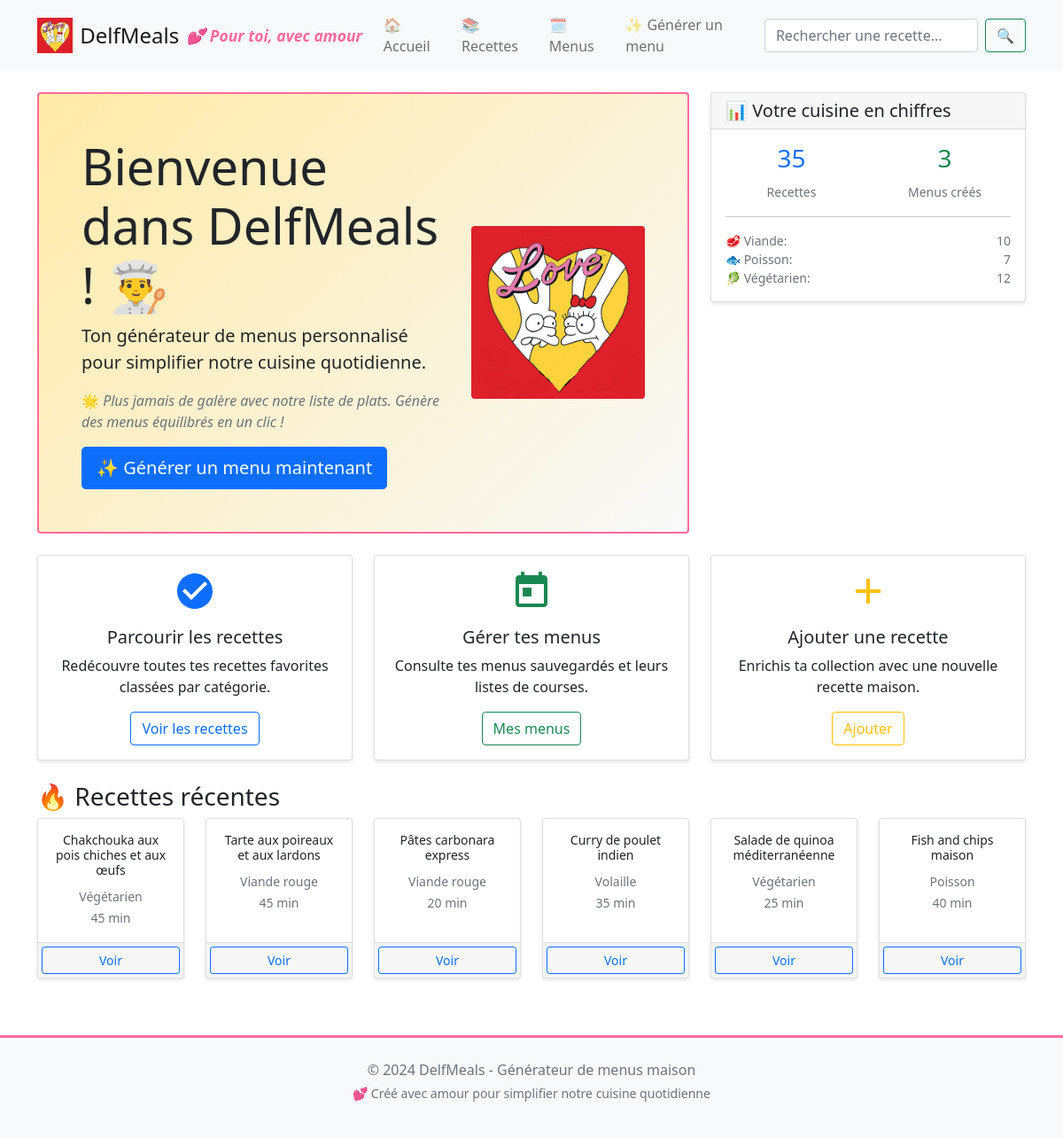
The page / on the database its author committed.
### models/database.py (models this page shows, shortened)
class Recette(db.Model):
    __tablename__ = 'recettes'
    id = db.Column(Integer, primary_key=True)
    nom = db.Column(String(200), nullable=False)
    type_plat = db.Column(String(50), nullable=False)
    origine = db.Column(String(100))
    categorie = db.Column(String(50), nullable=False)
    nb_personnes = db.Column(Integer, default=4)
    temps_preparation = db.Column(Integer, nullable=False)
    difficulte = db.Column(String(50), nullable=False)
    saisons = db.Column(Text)  # JSON stringifié
    preparation = db.Column(Text)  # JSON stringifié
    ingredients = db.Column(Text)  # JSON stringifié
    note = db.Column(Text)
    date_creation = db.Column(DateTime, default=datetime.utcnow)
    date_modification = db.Column(DateTime, default=datetime.utcnow, onupdate=datetime.utcnow)
    def to_dict(self):
        try:
            return {
                'Recette': self.nom,
                'Type de plat': self.type_plat,
                'Origine': self.origine,
                'Catégorie': self.categorie,
                'Nombre de personnes': self.nb_personnes,
                'Temps de préparation': self.temps_preparation,
                'Difficulté': self.difficulte,
                'Saison': json.loads(self.saisons) if self.saisons else [],
                'Préparation': json.loads(self.preparation) if self.preparation else [],
                'Ingrédients': json.loads(self.ingredients) if self.ingredients else [],
                'Note': self.note or ''
            }
        except (json.JSONDecodeError, Exception) as e:
            return {
                'Recette': self.nom,
                'Type de plat': self.type_plat,
                'Origine': self.origine,
                'Catégorie': self.categorie,
                'Nombre de personnes': self.nb_personnes,
                'Temps de préparation': self.temps_preparation,
                'Difficulté': self.difficulte,
                'Saison': [],
                'Préparation': [],
                'Ingrédients': [],
                'Note': self.note or ''
            }

### routes/main.py (the view)
@main.route('/')
def index():
    with DatabaseManager() as db:
        stats = db.get_statistiques()
        recettes_objets = db.get_all_recettes(as_dict=False)[:6]  # 6 dernières
        recettes_recentes = []
        for recette_obj in recettes_objets:
            recette_dict = recette_obj.to_dict()
            recette_dict['id'] = recette_obj.id  # Ajouter l'ID
            recettes_recentes.append(recette_dict)
        menus_recents = db.get_all_menus(limit=3)  # 3 derniers menus
    return render_template('index.html',
                         stats=stats,
                         recettes_recentes=recettes_recentes,
                         menus_recents=menus_recents)

### core/database_manager.py (called while the page is built)
    def __enter__(self):
        return self

    def __exit__(self, exc_type, exc_val, exc_tb):
        pass

    def get_all_recettes(self, as_dict=True):
        recettes = Recette.query.all()
        if as_dict:
            result = []
            for recette in recettes:
                recette_dict = recette.to_dict()
                recette_dict['id'] = recette.id
                result.append(recette_dict)
            return result
        else:
            return recettes

    def get_all_menus(self, limit=None, as_dict=True):
        query = Menu.query.order_by(Menu.date_creation.desc())
        if limit:
            query = query.limit(limit)
        menus = query.all()
        if as_dict:
            return menus
        else:
            return menus

    def get_statistiques(self):
        from collections import Counter
        nb_recettes = Recette.query.count()
        nb_menus = Menu.query.count()
        recettes = Recette.query.all()
        categories = Counter([r.categorie for r in recettes])
        difficultes = Counter([r.difficulte for r in recettes])
        origines = Counter([r.origine for r in recettes if r.origine])
        return {
            'nb_recettes': nb_recettes,
            'nb_menus': nb_menus,
            'categories': dict(categories),
            'difficultes': dict(difficultes),
            'origines': dict(origines)
        }

### routes/main.py (called while the page is built, shortened)
@main.app_template_global('format_temps')
def format_temps(minutes):
    if minutes < 60:
        return f"{minutes} min"

### templates/index.html (shortened to what this page needs)
{% extends "base.html" %}
{% block content %}
<div class="row">
    <div class="col-lg-8">
        <div class="jumbotron bg-light p-5 rounded mb-4">
            <div class="row align-items-center">
                <div class="col-md-8">
                    <h1 class="display-4">Bienvenue dans DelfMeals ! 👨‍🍳</h1>
                    <p class="lead">
                        Ton générateur de menus personnalisé pour simplifier notre cuisine quotidienne.
                    </p>
                    <p class="text-muted">
                        🌟 <em>Plus jamais de galère avec notre liste de plats. Génère des menus équilibrés en un clic !</em>
                    </p>
                    <a class="btn btn-primary btn-lg" href="{{ url_for('menus.generate_menu') }}">
                        ✨ Générer un menu maintenant
                    </a>
                </div>
                <div class="col-md-4 text-center">
                    <img src="{{ url_for('static', filename='images/binky-sheba.png') }}"
     alt="Cuisinons avec amour !" class="img-fluid rounded">
                </div>
            </div>
        </div>
    </div>
    <div class="col-lg-4">
        <div class="card">
            <div class="card-header">
                <h5 class="card-title mb-0">📊 Votre cuisine en chiffres</h5>
            </div>
            <div class="card-body">
                <div class="row text-center">
                    <div class="col-6">
                        <h3 class="text-primary">{{ stats.nb_recettes }}</h3>
                        <small class="text-muted">Recettes</small>
                    </div>
                    <div class="col-6">
                        <h3 class="text-success">{{ stats.nb_menus }}</h3>
                        <small class="text-muted">Menus créés</small>
                    </div>
                </div>
                <hr>
                <div class="small text-muted">
                    <div class="d-flex justify-content-between">
                        <span>🥩 Viande:</span>
                        <span>{{ stats.categories.get('Viande rouge', 0) + stats.categories.get('Volaille', 0) }}</span>
                    </div>
                    <div class="d-flex justify-content-between">
                        <span>🐟 Poisson:</span>
                        <span>{{ stats.categories.get('Poisson', 0) }}</span>
                    </div>
                    <div class="d-flex justify-content-between">
                        <span>🥬 Végétarien:</span>
                        <span>{{ stats.categories.get('Végétarien', 0) }}</span>
                    </div>
                </div>
            </div>
        </div>
    </div>
</div>
<div class="row mb-4">
    <div class="col-md-4">
        <div class="card h-100 text-center">
            <div class="card-body">
                <div class="text-primary mb-3">
                    <svg width="48" height="48" fill="currentColor">
                        <use href="#icon-recipe"/>
                    </svg>
                </div>
                <h5 class="card-title">Parcourir les recettes</h5>
                <p class="card-text">Redécouvre toutes tes recettes favorites classées par catégorie.</p>
                <a href="{{ url_for('recettes.list_recettes') }}" class="btn btn-outline-primary">
                    Voir les recettes
                </a>
            </div>
        </div>
    </div>
    <div class="col-md-4">
        <div class="card h-100 text-center">
            <div class="card-body">
                <div class="text-success mb-3">
                    <svg width="48" height="48" fill="currentColor">
                        <use href="#icon-calendar"/>
                    </svg>
                </div>
                <h5 class="card-title">Gérer tes menus</h5>
                <p class="card-text">Consulte tes menus sauvegardés et leurs listes de courses.</p>
                <a href="{{ url_for('menus.list_menus') }}" class="btn btn-outline-success">
                    Mes menus
                </a>
            </div>
        </div>
    </div>
    <div class="col-md-4">
        <div class="card h-100 text-center">
            <div class="card-body">
                <div class="text-warning mb-3">
                    <svg width="48" height="48" fill="currentColor">
                        <use href="#icon-plus"/>
                    </svg>
                </div>
                <h5 class="card-title">Ajouter une recette</h5>
                <p class="card-text">Enrichis ta collection avec une nouvelle recette maison.</p>
                <a href="{{ url_for('recettes.add_recette') }}" class="btn btn-outline-warning">
                    Ajouter
                </a>
            </div>
        </div>
    </div>
</div>
{% if recettes_recentes %}
<div class="row">
    <div class="col-12">
        <h3>🔥 Recettes récentes</h3>
        <div class="row">
            {% for recette in recettes_recentes %}
            <div class="col-md-4 col-lg-2 mb-3">
                <div class="card h-100">
                    <div class="card-body text-center">
                        <h6 class="card-title small">{{ recette['Recette'] }}</h6>
                        <small class="text-muted">
                            {{ recette['Catégorie'] }}<br>
                            {{ format_temps(recette['Temps de préparation']) }}
                        </small>
                    </div>
                    <div class="card-footer p-1">
                        <a href="{{ url_for('recettes.detail_recette', recette_id=recette.id) }}"
                           class="btn btn-sm btn-outline-primary w-100">
                            Voir
                        </a>
                    </div>
                </div>
            </div>
            {% endfor %}
        </div>
    </div>
</div>
{% endif %}
{% endblock %}

### templates/base.html (shortened to what this page needs)
<!DOCTYPE html>
<html lang="fr">
<head>
    <link rel="stylesheet" href="{{ url_for('static', filename='css/style.css') }}">
    <link href="https://cdn.jsdelivr.net/npm/bootstrap@5.1.3/dist/css/bootstrap.min.css" rel="stylesheet">
</head>
<body>
    <nav class="navbar navbar-expand-lg navbar-light bg-light">
        <div class="container">
            <a class="navbar-brand d-flex align-items-center" href="{{ url_for('main.index') }}">
                <img src="{{ url_for('static', filename='images/binky-sheba.png') }}"
                     alt="DelfMeals" height="40" class="me-2"
                     onerror="this.style.display='none'">
                <span class="h4 mb-0">DelfMeals</span>
                <small class="text-muted ms-2">💕 Pour toi, avec amour</small>
            </a>
            <div class="collapse navbar-collapse" id="navbarNav">
                <ul class="navbar-nav me-auto">
                    <li class="nav-item">
                        <a class="nav-link" href="{{ url_for('main.index') }}">🏠 Accueil</a>
                    </li>
                    <li class="nav-item">
                        <a class="nav-link" href="{{ url_for('recettes.list_recettes') }}">📚 Recettes</a>
                    </li>
                    <li class="nav-item">
                        <a class="nav-link" href="{{ url_for('menus.list_menus') }}">🗓️ Menus</a>
                    </li>
                    <li class="nav-item">
                        <a class="nav-link" href="{{ url_for('menus.generate_menu') }}">✨ Générer un menu</a>
                    </li>
                </ul>
                <form class="d-flex" method="GET" action="{{ url_for('main.search') }}">
                    <input class="form-control me-2" type="search" name="q"
                           placeholder="Rechercher une recette..." aria-label="Search">
                    <button class="btn btn-outline-success" type="submit">🔍</button>
                </form>
            </div>
        </div>
    </nav>
    <main class="container my-4">
        {% block content %}{% endblock %}
    </main>
    <footer class="bg-light mt-5 py-4">
        <div class="container text-center">
            <p class="text-muted mb-1">
                &copy; 2024 DelfMeals - Générateur de menus maison
            </p>
            <p class="text-muted small">
                💕 Créé avec amour pour simplifier notre cuisine quotidienne
            </p>
        </div>
    </footer>
</body>
</html>

### static/css/style.css (style rules this page uses)
:root { --primary-color: #0d6efd; --secondary-color: #6c757d; --success-color: #198754; --warning-color: #ffc107; --danger-color: #dc3545; --light-color: #f8f9fa; --dark-color: #212529; --accent-color: #ff6b9d; --warm-color: #ffeaa7; }
body { font-family: 'Arial', sans-serif; background-color: #fefefe; }
.navbar-brand { font-weight: bold; }
.navbar-brand small { color: var(--accent-color) !important; font-style: italic; }
.card { border: none; box-shadow: 0 2px 4px rgba(0,0,0,0.1); transition: transform 0.2s ease-in-out; }
.jumbotron { background: linear-gradient(135deg, var(--warm-color), var(--light-color)); border: 2px solid var(--accent-color); }
.btn-primary { background-color: var(--primary-color); border-color: var(--primary-color); }
.btn-outline-primary { color: var(--primary-color); border-color: var(--primary-color); }
footer { border-top: 3px solid var(--accent-color); }
.card-header { background-color: var(--light-color); border-bottom: 2px solid var(--accent-color); }
.card { animation: fadeInUp 0.6s ease-out; }

### rows shown on the page
Recette: Recette "Chakchouka aux pois chiches et aux œufs", Catégorie "Végétarien", format_temps "45 min"
Recette: Recette "Tarte aux poireaux et aux lardons", Catégorie "Viande rouge", format_temps "45 min"
Recette: Recette "Pâtes carbonara express", Catégorie "Viande rouge", format_temps "20 min"
Recette: Recette "Curry de poulet indien", Catégorie "Volaille", format_temps "35 min"
Recette: Recette "Salade de quinoa méditerranéenne", Catégorie "Végétarien", format_temps "25 min"
Recette: Recette "Fish and chips maison", Catégorie "Poisson", format_temps "40 min"

### other values the page prints
{{ stats.nb_recettes }} "35"
{{ stats.nb_menus }} "3"
{{ stats.categories.get('Poisson', 0) }} "7"
{{ stats.categories.get('Végétarien', 0) }} "12"
